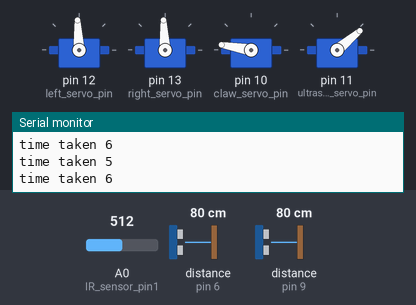
The program below on a simulated Arduino Uno, built with avr-gcc and run on an emulated ATmega328P. Parts: 4 × servo, the last lines printed to the serial monitor. Wiring (inferred from the names in the program): 2 × ultrasonic range finder: trigger pin 6, echo pin 6 / trigger pin 9, echo pin 9. The inputs (shaded band) are chosen by the test bench; at power-on: A0 (IR_sensor_pin1) = 512, distance to the obstacle (sensors on pin 6, pin 9) 80 cm. The echo pulse lasts 58.3 µs per cm.

Above: at 1.2 s.
1.3 s: A0 (IR_sensor_pin1) set to 0
At 2.4 s:
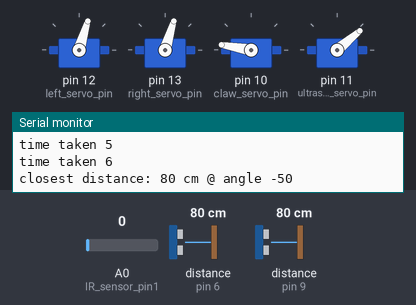
4.3 s: A0 (IR_sensor_pin1) set to 20
At 5.4 s:
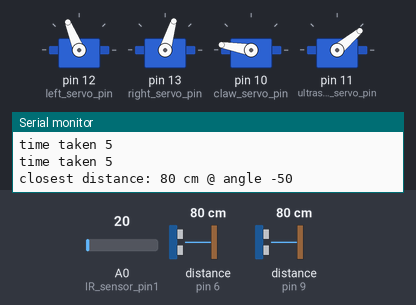
Timing chart, 0 to 13.3 s (numbered marks = the images above; inputs shaded):
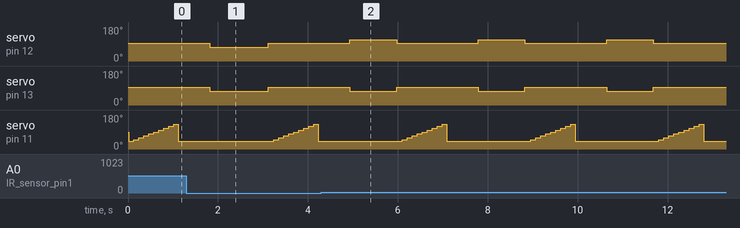

Measured:
- by itself, servo on pin 12 (left_servo_pin): alternates 112° for 1.0 s and 93° for 1.8 s
- by itself, servo on pin 13 (right_servo_pin): alternates 93° for 1.8 s and 73° for 1.0 s
- by itself, servo on pin 11 (ultrasound_servo_pin): repeats every 2.9 s: 60° 0.11 s, 70° 0.11 s, 80° 0.11 s, 90° 0.11 s, 100° 0.11 s, 110° 0.11 s, 120° 0.11 s, 130° 0.10 s, 40° 1.9 s, 50° 0.11 s

The program:

main.cpp
```cpp
#include <Arduino.h>
#include <Servo.h>
/* Robot Behaviour Settings */

//#define WHACKY_ROBOT //uncomment if shity robot is used

#ifdef WHACKY_ROBOT
#  define LEFT_STATIONARY  1460 // These may be incorrect and need to be retuned again.
#  define RIGHT_STATIONARY 1510
#  define ROTATION_TIME 900.0f
#  define FORWARD_CONST 100.0f
#  define STEP_TIME 10.0 // milliseconds
#  define GRIPPER_CLOSE 0
#  define GRIPPER_OPEN 80
#  define GRIPPER_UP 180
#else
#  define LEFT_STATIONARY  1500
#  define RIGHT_STATIONARY 1500
#  define ROTATION_TIME 1300.0f
#  define FORWARD_CONST 100.0f
#  define STEP_TIME 10.0 // milliseconds
#  define GRIPPER_CLOSE 70
#  define GRIPPER_OPEN 170
#  define GRIPPER_UP 0
#endif

const float FOV = 100.0f;

// TODO: Fine tune this, and the rest should work since angle-time relation should be linear.
const float ROTATION_CONST = ROTATION_TIME / 90.0f;

#define SWEEP_COUNT 10

/* End Robot Behaviour Settings */

// Pins
const int left_servo_pin         = 12;
const int right_servo_pin        = 13;
const int ultrasound_servo_pin   = 11;
const int claw_servo_pin         = 10;
const int ultrasound_pin_top     = 9;
const int ultrasound_pin_bottom  = 6;
const int left_wheel_sensor_pin  = 8;
const int right_wheel_sensor_pin = 7;
//Analog pins
const int IR_sensor_pin1= A0;
const int IR_sensor_pin2= A1;
const int IR_sensor_pin3= A2;

// Per ultrasound sensor data structure. Holds an array of distances found by sweeping.
struct UltrasoundSensor
{
    int pin;

    float distances[SWEEP_COUNT]; // Sweep right to left
    float angles[SWEEP_COUNT];
};

struct Gripper //🦶🍆😜💦💀 Zamn girl show me them grippers
{
    int engaged;
    int up;
};
/////////////////////////////////////////

// Components
Servo left_servo;
Servo right_servo;
Servo ultrasound_servo;
Servo gripperServo;

/////////////////////////////////////////

/* forward declarations */
void IR_sensor_Boundary_scan();
void IR_sensor_Front_scan();
void IR_sensor_3_scan();
float get_ultrasound_distance_cm();
void  sweep_ultrasound();
float find_closest_distance(UltrasoundSensor *sensor, float *angle);
float find_furthest_distance(UltrasoundSensor *sensor, float *angle);

// Movement
void forward(int time);
void backward(int time);
void turnLeft(int time);
void turnRight(int time);
void halt_movement();

void forward_cm(float cm);
void turn_degrees(float theta);

void go_home();

// Other controls
void gripper_control(Gripper *status, int grip);//, int updown

/////////////////////////////////////////

// Sensor data
static UltrasoundSensor ultrasound_sensor_top;
static UltrasoundSensor ultrasound_sensor_bottom;
static Gripper gripper_state;


// Decision making flags
struct Flags
{
    bool BoundaryIR; // Boundary or cliff
    bool FrontIR;    // Mountain or sample
    bool TowerIR;    // Tower

    bool Top_Ultrasound; // Set if passes threshold
    bool Bottom_Ultrasound; // Set if passes threshold
};

static Flags flags;

////////////////////////////////////////////////////////////////////////////////////////////////////////////////////
////////////////////////////////////////////////////////////////////////////////////////////////////////////////////
//END OF DECLARES
////////////////////////////////////////////////////////////////////////////////////////////////////////////////////
////////////////////////////////////////////////////////////////////////////////////////////////////////////////////

void setup()
{
    Serial.begin(115200); //PIO monitoring budrate (needs to be set in platformio.ini as well)

    left_servo.attach(left_servo_pin); //Attach servos to pins
    right_servo.attach(right_servo_pin);
    gripperServo.attach(claw_servo_pin);

    ultrasound_servo.attach(ultrasound_servo_pin);//Attach ultrasound servo to pin

    ultrasound_sensor_top    = {.pin = ultrasound_pin_top};
    ultrasound_sensor_bottom = {.pin = ultrasound_pin_bottom};

    gripper_state = {.engaged = 0, .up = 0}; // TODO: It is already initialized to zero because static global.

    left_servo.writeMicroseconds(LEFT_STATIONARY);//write static position to servos
    right_servo.writeMicroseconds(RIGHT_STATIONARY);
    gripperServo.write(GRIPPER_OPEN); // Lift gripper
}


void loop()
{
#if 0 // Distance calibration
    delay(1000);
    forward_cm(10);
    delay(2000);
    forward_cm(20);
#endif

#if 0 // CALIBRATION TEST
    delay(1000);
    turn_degrees(90);
    delay(1000);
    turn_degrees(180);
    delay(1000);
    turn_degrees(360);
#endif

#if 1
    // Reset flags every loop. Makes sense to do this to me right now, but can go to if-elses if need be.
    flags = {};
    //IR_sensor_Boundary_scan();
    //IR_sensor_Front_scan();
    sweep_ultrasound();

    float closest_angle;
    float furthest_angle;
    float closest_distance = find_closest_distance(&ultrasound_sensor_top, &closest_angle);
    float furthest_distance = find_furthest_distance(&ultrasound_sensor_top, &furthest_angle);

    float threshold = 25.0f;
    if (closest_distance < threshold)
    {
        flags.Top_Ultrasound = true;
    }


    bool boundary = flags.BoundaryIR;
    bool mountain = flags.Top_Ultrasound;

    bool Sample = flags.Bottom_Ultrasound;

    char buffer[256];
    sprintf(buffer, "closest distance: %d cm @ angle %d", (int)closest_distance,
            (int)closest_angle);

    Serial.println(buffer);


    if (boundary)
    {
        Serial.println("Boundary detected.");
        turn_degrees(45);
    }

    else if (mountain)
    {
        turn_degrees(furthest_angle * 2.0f);
        Serial.println("Mountain detected.");
    }

    else if (Sample)
    {
        //turn_degrees(-closest_angle);
        forward(1000);
        //gripper_control(&gripper_state,1);
        //gripper_control(&gripper_state,2);
    } else{
        forward_cm(10);
//        gripperServo.write(1700);
//        gripper_control(gripper_state,1,1);
    }
#endif
    //delay(1000);
    //gripper_control(&gripper_state,1);
    //delay(1000);
    //gripper_control(&gripper_state,2);
    //delay(1000);
    //gripper_control(&gripper_state,0);
}

/////////////////////////////////////////

/*
  Left wheel counterclockwise  -> left_servo.writeMicroseconds(1700);
  Left wheel clockwise         -> left_servo.writeMicroseconds(1300);
  Right wheel counterclockwise -> right_servo.writeMicroseconds(1300);
  Right wheel clockwise        -> right_servo.writeMicroseconds(1700);
*/
////////////////////////////////
//PE
////////////////////////////////
void forward(int time)
{
    left_servo.writeMicroseconds(1700);
    right_servo.writeMicroseconds(1300);
    delay(time);
    halt_movement();
}

void backward(int time)
{
    left_servo.writeMicroseconds(1300);
    right_servo.writeMicroseconds(1700);
    delay(time);
    halt_movement();
}

void turnLeft(int time)
{
    left_servo.writeMicroseconds(1300);
    right_servo.writeMicroseconds(1300);
    delay(time);
    halt_movement();
}

void turnRight(int time)
{
    left_servo.writeMicroseconds(1700);
    right_servo.writeMicroseconds(1700);
    delay(time);
    halt_movement();
}

void halt_movement()
{
    left_servo.writeMicroseconds(LEFT_STATIONARY);
    right_servo.writeMicroseconds(RIGHT_STATIONARY);
}

// Positive angle is anti-clockwise looking top-down
void turn_degrees(float theta)
{
    halt_movement();

    if (theta > 0)
    {
        turnLeft(theta * ROTATION_CONST);
    }
    else if (theta < 0)
    {
        theta = -theta;
        turnRight(theta * ROTATION_CONST);
    }
}

float get_ultrasound_distance_cm(UltrasoundSensor *sensor)
{
    long duration;
    float cm;
    int pin = sensor->pin;
    static int starttime, endtime;
        starttime = millis();
    pinMode(pin, OUTPUT);

    digitalWrite(pin, LOW);
    delayMicroseconds(2);
    digitalWrite(pin, HIGH);
    delayMicroseconds(5);
    digitalWrite(pin, LOW);

    pinMode(pin, INPUT);
    duration = pulseIn(pin, HIGH);
    endtime = millis();
    char buffer[256];
    sprintf(buffer, "time taken %d", (int)endtime-starttime);

    Serial.println(buffer);
    cm = duration / 29.0f / 2.0f;
    return cm;
}

void sweep_ultrasound()
{
    // This whole thing is bad, but we only have two ultrasound sensors.

    for (int i = 0; i < SWEEP_COUNT; i++)
    {
        ultrasound_sensor_top.distances[i] = get_ultrasound_distance_cm(&ultrasound_sensor_top);
        ultrasound_sensor_bottom.distances[i] = get_ultrasound_distance_cm(&ultrasound_sensor_bottom);
        float target_angle = (90.0f - FOV / 2.0f) + (i * FOV / SWEEP_COUNT);

        ultrasound_servo.write((int)target_angle);

        delay(100); // TODO: This delay and the one a couple lines down need to be fine-tuned.
    }

    for (int i = 0; i < SWEEP_COUNT; i++)
    {
        float t = (-FOV / 2.0f) + (i * FOV / SWEEP_COUNT);
        ultrasound_sensor_top.angles[i] = t;
        ultrasound_sensor_bottom.angles[i] = t;
    }

    ultrasound_servo.write(90 - (int)FOV / 2);
    delay(700); // Delay so that the ultrasound servo has enough time to go back to the start position.
}

// Returns the angle at which this distance was sampled through second parameter.
float find_closest_distance(UltrasoundSensor *sensor, float *angle)
{
    float closest = 10000.0f; // Just some large number.
    int closest_index = -1;

    for (int i = 0; i < SWEEP_COUNT; i++)
    {
        if (sensor->distances[i] < closest)
        {
            closest = sensor->distances[i];
            closest_index = i;
        }
    }

    *angle = sensor->angles[closest_index];

    return closest;
}

// Returns the angle at which this distance was sampled through second parameter.
float find_furthest_distance(UltrasoundSensor *sensor, float *angle)
{
    float furthest = 0.0f;
    int furthest_index = -1;

    for (int i = 0; i < SWEEP_COUNT; i++)
    {
        if (sensor->distances[i] > furthest)
        {
            furthest = sensor->distances[i];
            furthest_index = i;
        }
    }

    *angle = sensor->angles[furthest_index];

    return furthest;
}

void IR_sensor_Boundary_scan()
{
    //IR sensor code
    //if cliff or boundary detected
    int IR_sensor1_value = analogRead(IR_sensor_pin1);
    //Serial.println(IR_sensor1_value);
    if(IR_sensor1_value==0){
        flags.BoundaryIR = 1;
    }else{
        flags.BoundaryIR = 0;
    }
}
void IR_sensor_Front_scan()
{
    //IR sensor code
    //if object to the front detected
    int IR_sensor2_value = analogRead(IR_sensor_pin2);
    //Serial.println(IR_sensor2_value);
    if(IR_sensor2_value==0){
        flags.FrontIR = 1;
    }else{
        flags.FrontIR = 0;
    }
}
void IR_sensor_3_scan()
{
    //IR sensor code
    //if Tower detected
    int IR_sensor3_value = analogRead(IR_sensor_pin3);
    //Serial.println(IR_sensor3_value);
    if(IR_sensor3_value==0){
        flags.TowerIR = 1;
    }else{
        flags.TowerIR = 0;
    }
}

void gripper_control(Gripper *status, int grip)//int updown
{
    //Servo called: gripperServo

    if(status->engaged != 1 && grip == 1){
        gripperServo.write(GRIPPER_CLOSE);
        delay(5000);
        status->engaged=1;
    }else if(status->engaged==0 && grip == 0){
        Serial.println("wrong input 1");
    }else if(status->engaged == 1 && grip == 1){
        Serial.println("wrong input 2");
    }else if(status->engaged!=0 && grip == 0){
        gripperServo.write(GRIPPER_OPEN);
        delay(5000);
        status->engaged=0;
    }else if (status->engaged != 2 && grip == 2){
        gripperServo.write(GRIPPER_UP);
        delay(5000);
        status->engaged=2;
    }else{
        Serial.println("wrong input 3");
    }

    #if 0
    if(status.up == 0 && updown == 1){
        gripperServo.write(GRIPPER_UP);
        delay(2000);
        //gripperServo.write(1500);
    }else if(status.up == 1 && updown == 0){ //FIXXXXXXXXXX ???????
        gripperServo.write(GRIPPER_UP); //SHOULD BE GRIPPER_DOWN
        delay(2000);
        //gripperServo.write(1500);
    }
    #endif
}

void safe_forward(float time)
{
    float step_count = time / STEP_TIME;
    for (int i = 0; i < step_count; i++)
    {
        IR_sensor_Boundary_scan();
        if (flags.BoundaryIR)
        {
            turn_degrees(90.0f);
            return;
        }

        forward(STEP_TIME);
    }


}

void forward_cm(float cm)
{
    safe_forward(cm * FORWARD_CONST);
}

void go_home()
{
    while(1)
    {
        sweep_ultrasound();
        float closest_angle;
        float furthest_angle;
        float closest_distance = find_closest_distance(&ultrasound_sensor_top, &closest_angle);
        float furthest_distance = find_furthest_distance(&ultrasound_sensor_top, &furthest_angle);

        if (closest_distance < 20.0f)
        {
            if (furthest_distance < 10.0f)
            {
                turn_degrees(furthest_angle);
            }
            else
            {
                static int prefered_dir = 0;
                if (prefered_dir == 0)
                {
                    turn_degrees(45);
                    prefered_dir = 1;
                }
                else
                {
                    turn_degrees(-45);
                    prefered_dir = 0;
                }
            }

            forward_cm(closest_distance); // Keep it safe by going the closest.
        }


    }
}
```

Falied_Multithread.cpp
```cpp
#if 0
#include <Arduino.h>
#include <Servo.h>
#include <Arduino_FreeRTOS.h>
#include "Thread.h"
#include "ThreadController.h"
#include <TimerOne.h>
// Pins
const int left_servo_pin         = 13;
const int right_servo_pin        = 12;
const int ultrasound_servo_pin   = 11;
const int claw_servo_pin         = 10;
const int ultrasound_pin         = 9;
const int left_wheel_sensor_pin  = 8;
const int right_wheel_sensor_pin = 7;
// Components
Servo left_servo;
Servo right_servo;
// Inputs
uint32_t front_ultrasound_distance;

// Create a new Class, called SensorThread, that inherits from Thread
class SensorThread: public Thread
{
public:
	int value;
	int pin;

	// No, "run" cannot be anything...
	// Because Thread uses the method "run" to run threads,
	// we MUST overload this method here. using anything other
	// than "run" will not work properly...
	void run(){
		// Reads the analog pin, and saves it localy
		value = map(analogRead(pin), 0,1023,0,255);
		runned();
	}
};

// Now, let's use our new class of Thread
SensorThread analog1 = SensorThread();
SensorThread analog2 = SensorThread();

// Instantiate a new ThreadController
ThreadController controller = ThreadController();

// This is the callback for the Timer
void timerCallback(){
	controller.run();
}

void setup(){

	Serial.begin(9600);

	// Configures Thread analog1
	analog1.pin = A1;
	analog1.setInterval(100);

	// Configures Thread analog2
	analog2.pin = A2;
	analog2.setInterval(100);

	// Add the Threads to our ThreadController
	controller.add(&analog1);
	controller.add(&analog2);

	Timer1.initialize(20000);
	Timer1.attachInterrupt(timerCallback);
	Timer1.start();

}

void loop(){
	// Do complex-crazy-timeconsuming-tasks here
	delay(1000);

	// Get the fresh readings
	Serial.print("Analog1 Thread: ");
	Serial.println(analog1.value);

	Serial.print("Analog2 Thread: ");
	Serial.println(analog2.value);

	// Do more complex-crazy-timeconsuming-tasks here
	delay(1000);

}


void thread_delay_millis(int milliseconds)
{
    vTaskDelay(milliseconds / portTICK_PERIOD_MS);
}

void TaskSensorReading(void *pvParameters)
{
    (void) pvParameters;

    // Tasks require infinite loops inside.
    for (;;)
    {
        Serial.println("This should be printed out once a second.\n");
        thread_delay_millis(1000);

    }
}

void TaskMovement(void *pvParameters)
{
    (void) pvParameters;

    // Tasks require infinite loops inside.
    for (;;)
    {
        Serial.println("This should be printed out twice a second.\n");
        thread_delay_millis(2000);
    }
}

#endif
```
